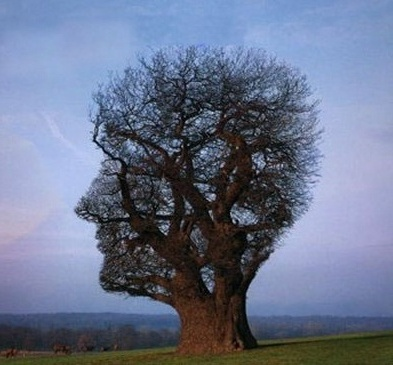
#> input picture images/facetree.jpg, 393 x 365 px, found by its file name
$ python ROTHA_Dapravith_e20190915_TP3_20240104143924.py
#> lines starting #> are read from the running program, lines starting #| are printed output that depends on the picture
import cv2 as cv

img = cv.imread('./images/facetree.jpg')
#> img is the input picture: shape (365, 393, 3); mean B, G, R 141.1, 116.1, 106


height, width = img.shape[:2]
#> height = 365; width = 393

mirImg1 = mirImg2 = mirImg3 = img.copy()


def  miro_f1(img):
        for h in range(height):
            for w in range(width):
                mirImg1[h,w]=img[h-1,w]
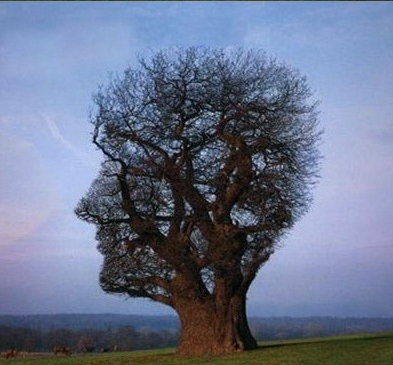
#> mirImg1: shape (365, 393, 3); mean B, G, R 141.1, 116.1, 106
        return mirImg1


def miro_f2(img):
    for h in range(height):
        for w in range(width):
            mirImg2[h,w]=img[h,w-1]
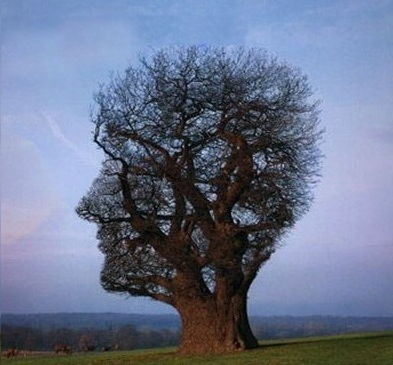
#> mirImg2: shape (365, 393, 3); mean B, G, R 141.1, 116.1, 106
    return mirImg2

def miro_f3(img):
    for h in range(height):
        for w in range(width):
            mirImg3[h,w]=img[h-1,w-1]
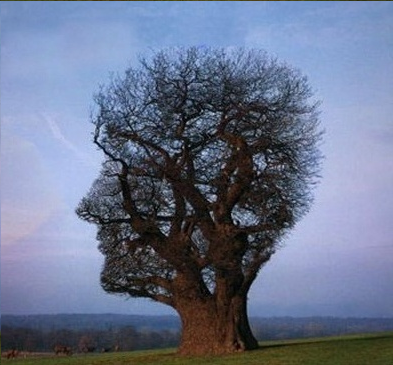
#> mirImg3: shape (365, 393, 3); mean B, G, R 141.1, 116.1, 106
    return mirImg3


cv.imshow('Test1',img)

cv.imshow('Test2', miro_f1(img))

cv.imshow('Test3', miro_f2(img))

cv.imshow('Test4', miro_f3(img))


cv.waitKey(0)
cv.destroyAllWindows()

$ run again, with images/Test1.jpg copied over images/facetree.jpg
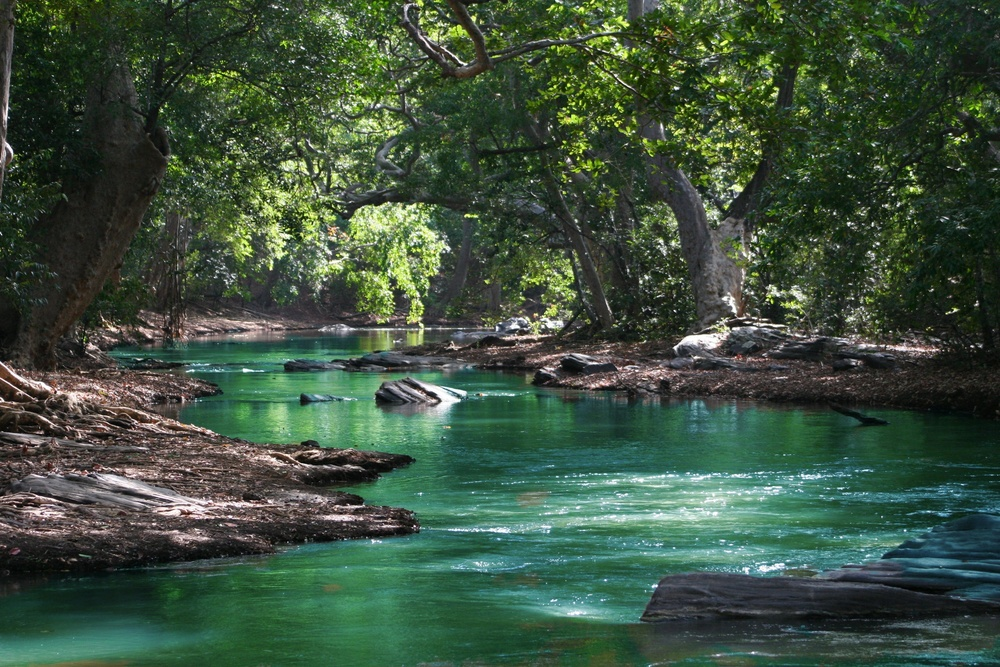
#> input picture images/Test1.jpg, 1000 x 667 px, shrunk from 3504 x 2336 before the run, found by its file name
#> img is the input picture: shape (667, 1000, 3); mean B, G, R 62.5, 81.3, 60.9
#> after the loop in miro_f2, `for h in range(height):`:
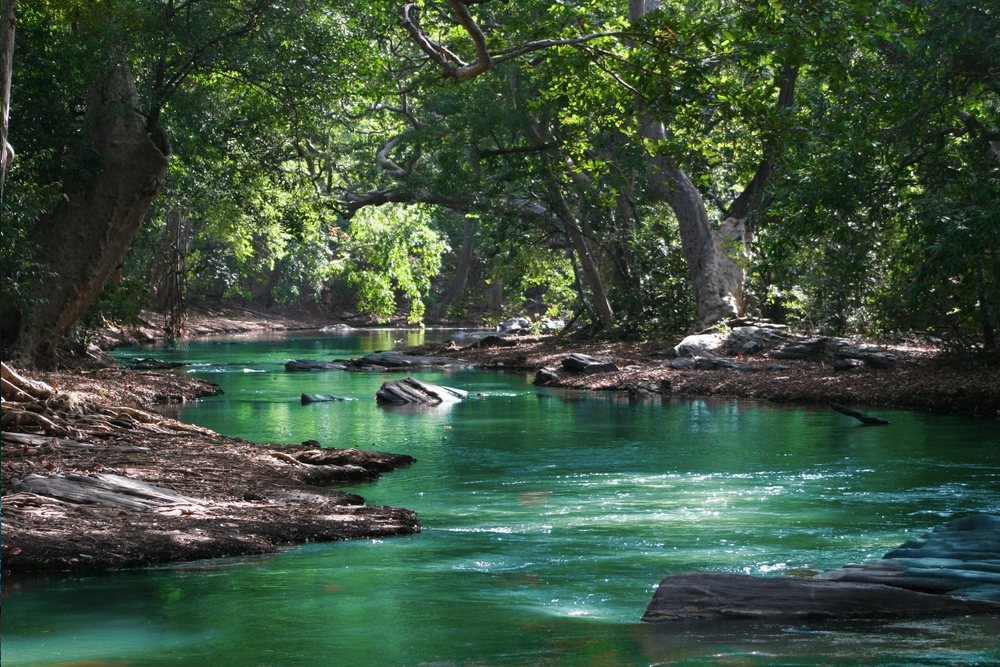
#> mirImg2: shape (667, 1000, 3); mean B, G, R 62.5, 81.3, 60.9
#> after the loop in miro_f3, `for h in range(height):`:
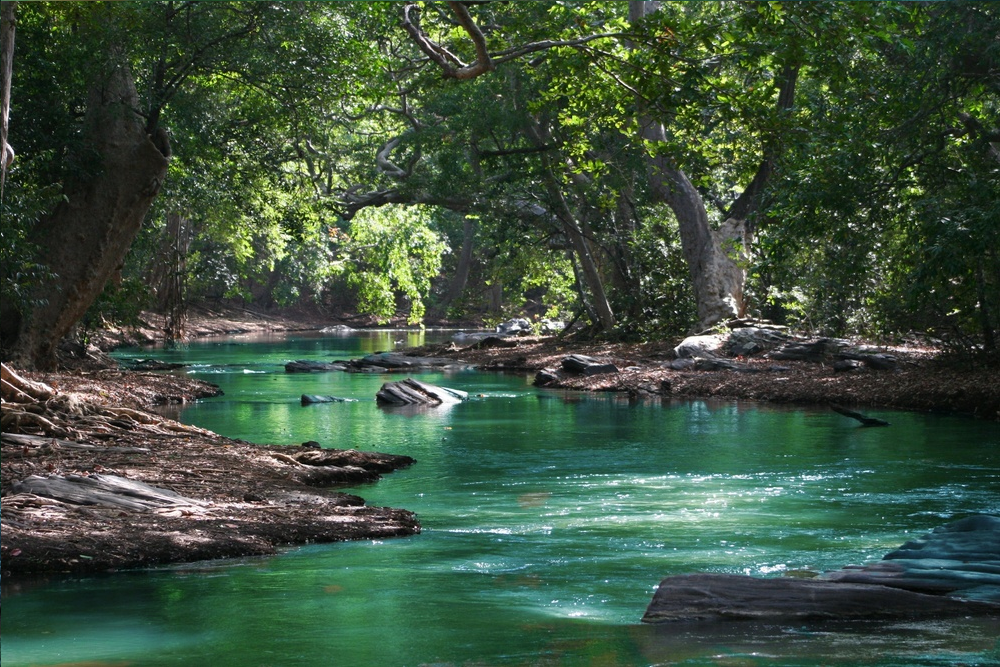
#> mirImg3: shape (667, 1000, 3); mean B, G, R 62.5, 81.3, 60.9

$ run again, with images/fruit1.jpg copied over images/facetree.jpg
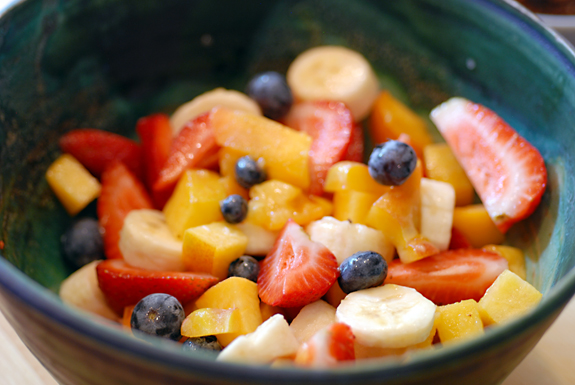
#> input picture images/fruit1.jpg, 575 x 385 px, found by its file name
#> img is the input picture: shape (385, 575, 3); mean B, G, R 68, 97.8, 128.9
#> after the loop in miro_f2, `for h in range(height):`:
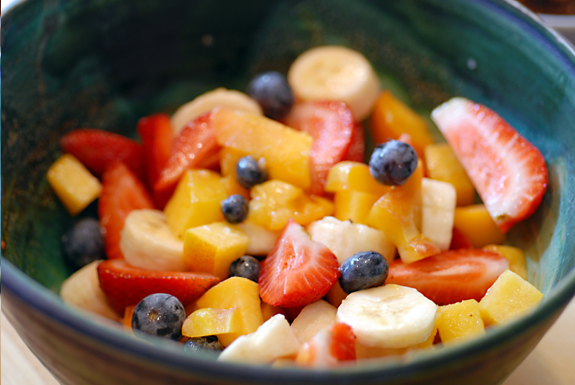
#> mirImg2: shape (385, 575, 3); mean B, G, R 68, 97.8, 128.9
#> after the loop in miro_f3, `for h in range(height):`:
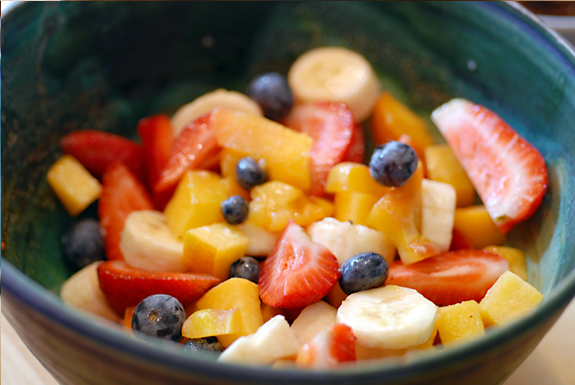
#> mirImg3: shape (385, 575, 3); mean B, G, R 68, 97.8, 128.9

$ run again, with images/fruit2.jpg copied over images/facetree.jpg
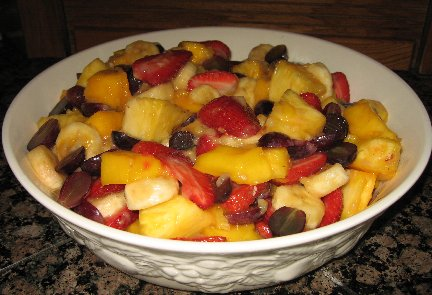
#> input picture images/fruit2.jpg, 432 x 295 px, found by its file name
#> img is the input picture: shape (295, 432, 3); mean B, G, R 53.5, 90.8, 124.9
#> after the loop in miro_f1, `for h in range(height):`:
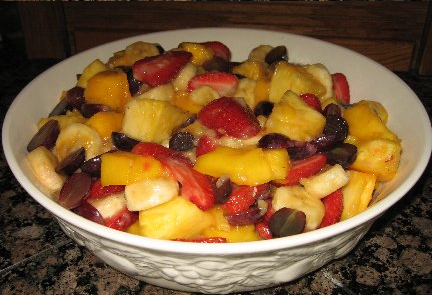
#> mirImg1: shape (295, 432, 3); mean B, G, R 53.5, 90.8, 124.9
#> after the loop in miro_f3, `for h in range(height):`:
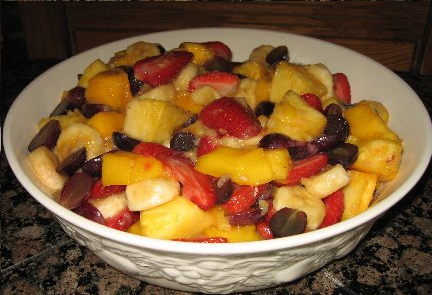
#> mirImg3: shape (295, 432, 3); mean B, G, R 53.5, 90.8, 124.9
